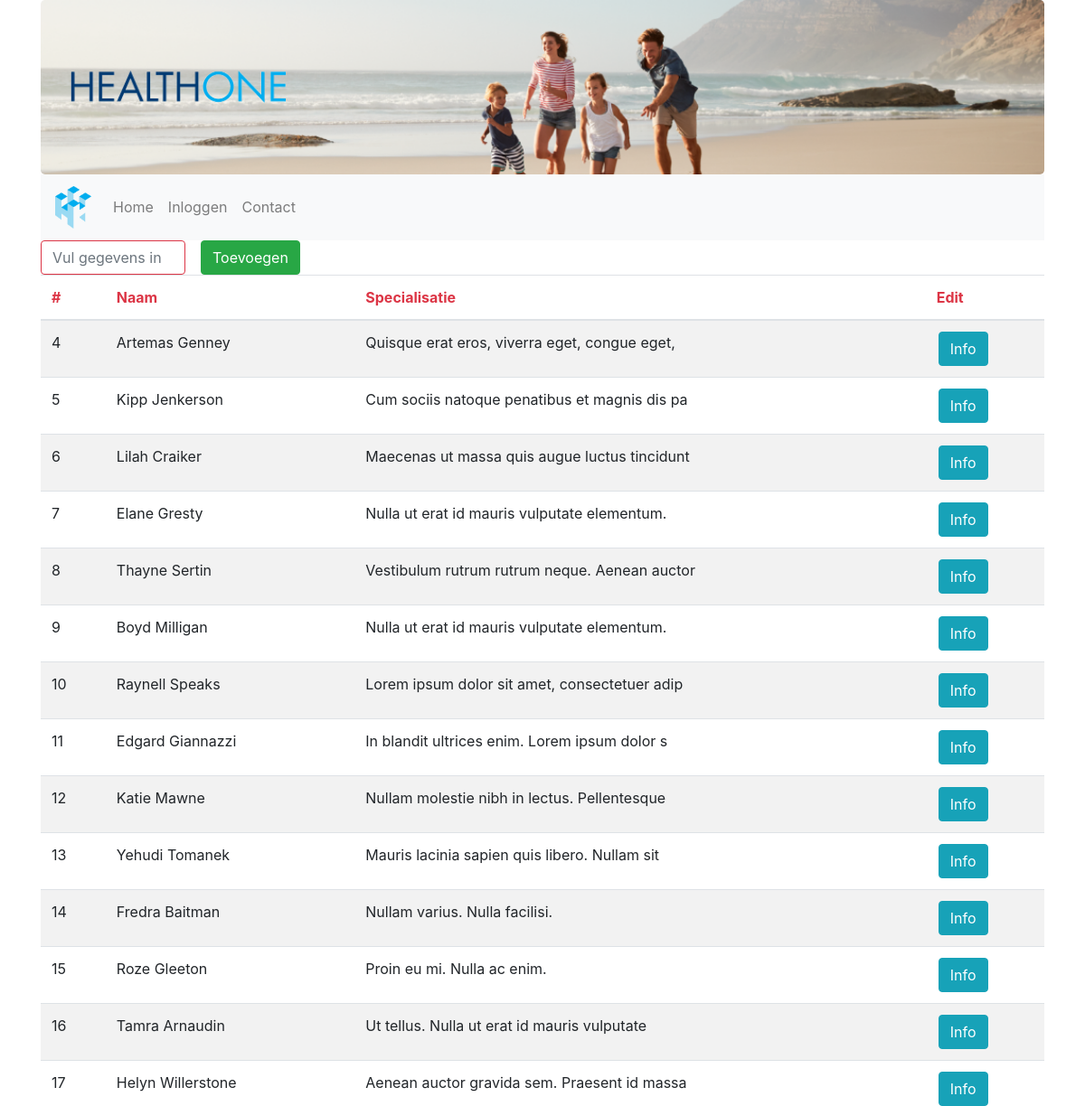
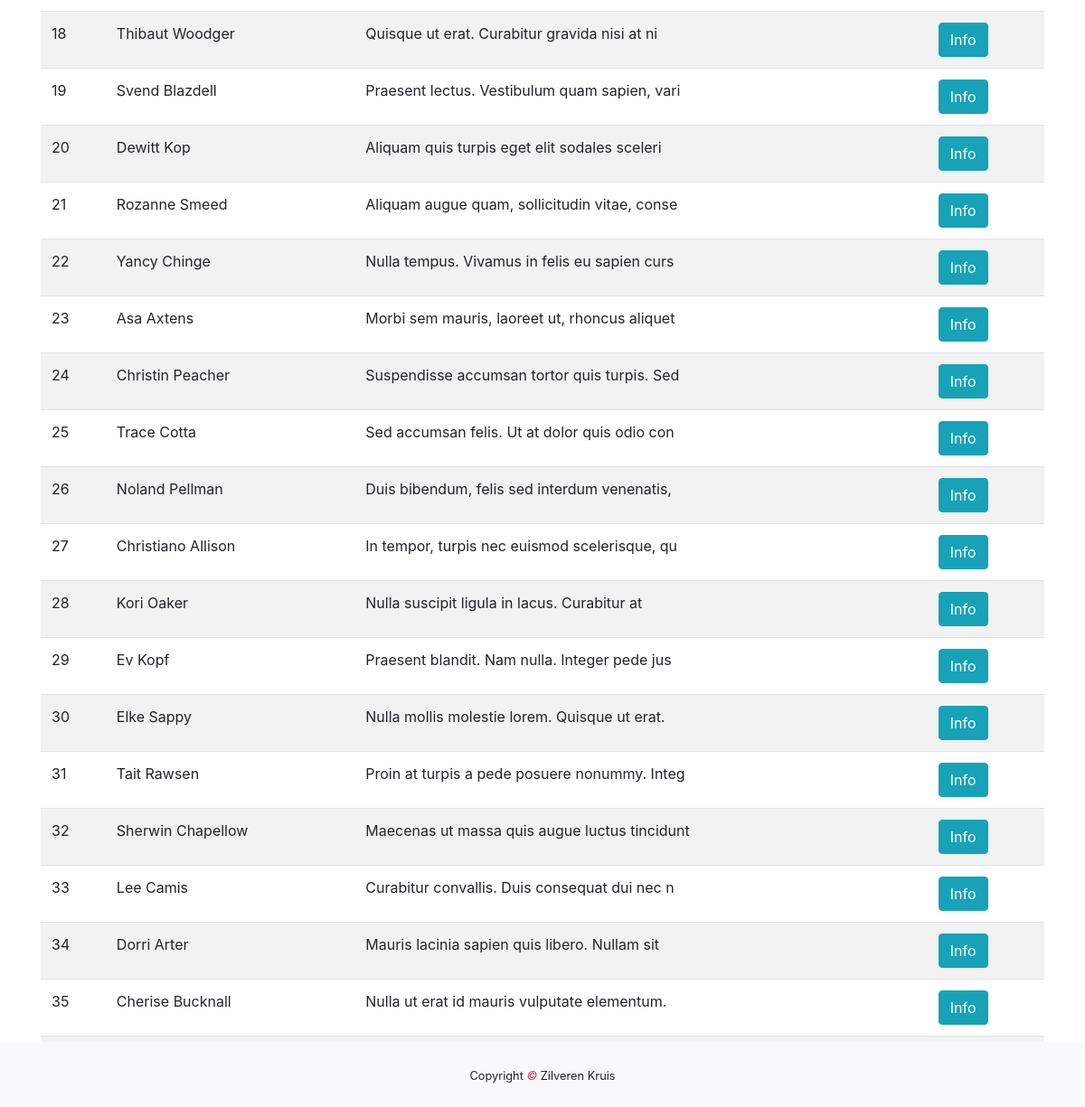
Screenshot of /zorgverzekeraar/arts/artsen_beheer.php with the database file from the repository (2 pictures, top to bottom).
### tables this page shows
CREATE TABLE `arts` (
  `id` int(11) NOT NULL,
  `naam` varchar(45) NOT NULL,
  `specialisatie` varchar(45) DEFAULT NULL,
  `adres` varchar(255) NOT NULL,
  `telefoon` varchar(255) NOT NULL
);

### zorgverzekeraar/arts/artsen_beheer.php (the view, shortened to what this page needs)
<!DOCTYPE html>
<html lang="en">
    <head>
        <link rel="stylesheet" href="https://maxcdn.bootstrapcdn.com/bootstrap/4.3.1/css/bootstrap.min.css">
        <link rel="stylesheet" href="../../css/index.css">
    </head>
    <body>
        <div class="container">
            <div class="jumbotron text-center">
            <div class="row">
                <div class="col-sm-3">
                    <img class="d-none d-sm-block img-fluid" src="../../img/healthtwo_text_transparent.png" alt="Logo">
                </div>
            </div>
        </div>
        <nav class="navbar navbar-expand-sm bg-light navbar-light sticky-top">
            <a class="navbar-brand" href="../../index.php">
                <img class="navbrand" src="../../img/healthtwo_logo_transparent.png" alt="Logo">
            </a>
            <div class="collapse navbar-collapse" id="collapse_target">
                <ul class="navbar-nav">
                    <li class="nav-item">
                        <a class="nav-link" href="../../index.php">Home</a>
                    </li>
                    <li class="nav-item">
                        <a class="nav-link" href="#">Inloggen</a>
                    </li>
                    <li class="nav-item">
                        <a class="nav-link" href="../../contact.php">Contact</a>
                    </li>
                </ul>
            </div>
        </nav>
        <div class="row text-center">
            <div class="col-lg-2">
                <input  class="form-control form-control-underlined border-danger" id="myInput" type="text" placeholder="Vul gegevens in">
            </div>
            <a href="arts_aanmaken.php">
            <button class="btn btn-success" type="button">Toevoegen</button>
            </a>
        </div>
        <div class="table-responsive">
            <table class="table table-striped">
                <thead>
                <tr>
                    <th scope="col" class="text-danger">#</th>
                    <th scope="col" class="text-danger">Naam</th>
                    <th scope="col" class="text-danger">Specialisatie</th>
                    <th scope="col" class="text-danger">Edit</th>
                </tr>
                </thead>
                <tbody id="myTable">
                <?php
                try {
                    $db = new PDO("mysql:host=localhost;dbname=healthone","root","");
                    $query = $db->prepare("SELECT * FROM arts");
                    $query->execute();
                    $result = $query->fetchAll(PDO::FETCH_ASSOC);
                    foreach ($result as &$data){
                        echo "<tr>";
                        echo "<td>".$data['id']."</td>";
                        echo "<td>".$data["naam"] ."</td>";
                        echo "<td>".$data["specialisatie"] . "</td>";
                        echo "<td><a href='arts_info.php?id=".$data['id']."'>"."<button type=\"button\" class=\"btn btn-info\">Info</button></a></td>";
                        echo "</tr>";
                    }
                }
                catch(PDOException $e){
                    die("OEPS iets is fout!".$e->getMessage());
                }
                ?>
                </tbody>
            </table>
        </div>
        </div>
        <footer class="py-4 bg-light text-dark-50 text-center fixed-bottom">
            <small>Copyright <em class="text-danger"> &copy; </em>Zilveren Kruis</small>
        </footer>
    </body>
</html>

### css/index.css (style rules this page uses)
.jumbotron { margin-bottom: 0; background-image: url(../img/zilverenkruis_jumbotron.png); background-repeat: no-repeat; -webkit-background-size: cover; -o-background-size: cover; background-size: cover; }
.navbrand { width:40px; }
a { color: black; }
a button { margin-left: 2px; }

### rows the page displays
arts: id "4", naam "Artemas Genney", specialisatie "Quisque erat eros, viverra eget, congue eget,"
arts: id "5", naam "Kipp Jenkerson", specialisatie "Cum sociis natoque penatibus et magnis dis pa"
arts: id "6", naam "Lilah Craiker", specialisatie "Maecenas ut massa quis augue luctus tincidunt"
arts: id "7", naam "Elane Gresty", specialisatie "Nulla ut erat id mauris vulputate elementum."
arts: id "8", naam "Thayne Sertin", specialisatie "Vestibulum rutrum rutrum neque. Aenean auctor"
arts: id "9", naam "Boyd Milligan", specialisatie "Nulla ut erat id mauris vulputate elementum."
arts: id "10", naam "Raynell Speaks", specialisatie "Lorem ipsum dolor sit amet, consectetuer adip"
arts: id "11", naam "Edgard Giannazzi", specialisatie "In blandit ultrices enim. Lorem ipsum dolor s"
arts: id "12", naam "Katie Mawne", specialisatie "Nullam molestie nibh in lectus. Pellentesque"
arts: id "13", naam "Yehudi Tomanek", specialisatie "Mauris lacinia sapien quis libero. Nullam sit"
arts: id "14", naam "Fredra Baitman", specialisatie "Nullam varius. Nulla facilisi."
arts: id "15", naam "Roze Gleeton", specialisatie "Proin eu mi. Nulla ac enim."
arts: id "16", naam "Tamra Arnaudin", specialisatie "Ut tellus. Nulla ut erat id mauris vulputate"
arts: id "17", naam "Helyn Willerstone", specialisatie "Aenean auctor gravida sem. Praesent id massa"
arts: id "18", naam "Thibaut Woodger", specialisatie "Quisque ut erat. Curabitur gravida nisi at ni"
arts: id "19", naam "Svend Blazdell", specialisatie "Praesent lectus. Vestibulum quam sapien, vari"
arts: id "20", naam "Dewitt Kop", specialisatie "Aliquam quis turpis eget elit sodales sceleri"
arts: id "21", naam "Rozanne Smeed", specialisatie "Aliquam augue quam, sollicitudin vitae, conse"
arts: id "22", naam "Yancy Chinge", specialisatie "Nulla tempus. Vivamus in felis eu sapien curs"
arts: id "23", naam "Asa Axtens", specialisatie "Morbi sem mauris, laoreet ut, rhoncus aliquet"
arts: id "24", naam "Christin Peacher", specialisatie "Suspendisse accumsan tortor quis turpis. Sed"
arts: id "25", naam "Trace Cotta", specialisatie "Sed accumsan felis. Ut at dolor quis odio con"
arts: id "26", naam "Noland Pellman", specialisatie "Duis bibendum, felis sed interdum venenatis,"
arts: id "27", naam "Christiano Allison", specialisatie "In tempor, turpis nec euismod scelerisque, qu"
arts: id "28", naam "Kori Oaker", specialisatie "Nulla suscipit ligula in lacus. Curabitur at"
arts: id "29", naam "Ev Kopf", specialisatie "Praesent blandit. Nam nulla. Integer pede jus"
arts: id "30", naam "Elke Sappy", specialisatie "Nulla mollis molestie lorem. Quisque ut erat."
arts: id "31", naam "Tait Rawsen", specialisatie "Proin at turpis a pede posuere nonummy. Integ"
arts: id "32", naam "Sherwin Chapellow", specialisatie "Maecenas ut massa quis augue luctus tincidunt"
arts: id "33", naam "Lee Camis", specialisatie "Curabitur convallis. Duis consequat dui nec n"
arts: id "34", naam "Dorri Arter", specialisatie "Mauris lacinia sapien quis libero. Nullam sit"
arts: id "35", naam "Cherise Bucknall", specialisatie "Nulla ut erat id mauris vulputate elementum."
